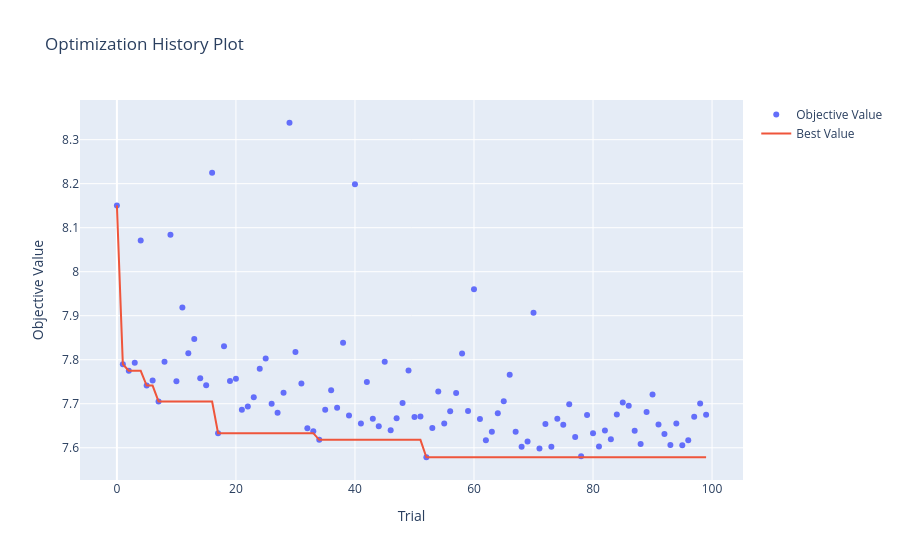
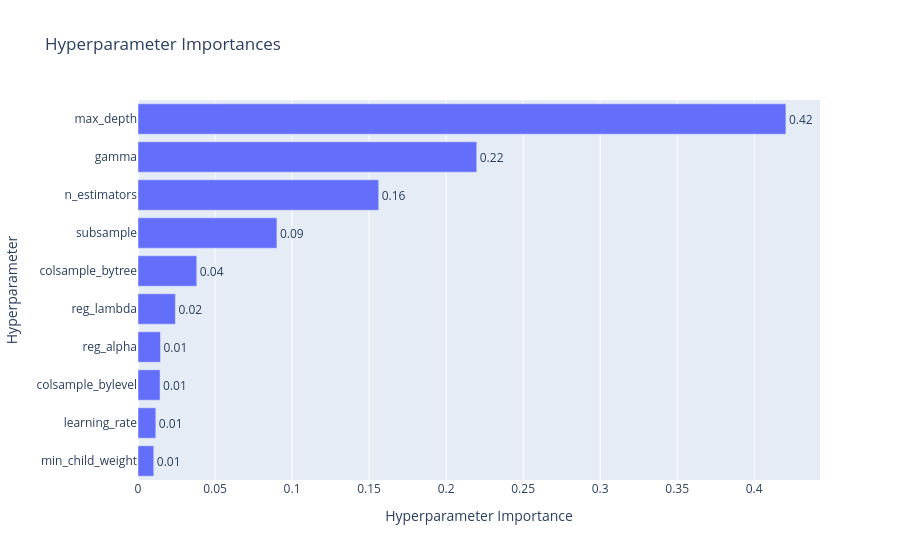

Notebook source saved alongside these figures, in order:
### Code cell
import plotly
# Visualisation
optuna.visualization.plot_optimization_history(study).show()
optuna.visualization.plot_param_importances(study).show()

### Figure 1 — Plotly figure (JSON) as saved in the notebook; plotly's stock layout.template omitted (floating-point values rounded to 4 significant figures)
{"data": [{"mode": "markers", "name": "Objective Value", "type": "scatter", "x": [0, 1, 2, 3, 4, 5, 6, 7, 8, 9, 10, 11, 12, 13, 14, 15, 16, 17, 18, 19, 20, 21, 22, 23, 24, 25, 26, 27, 28, 29, 30, 31, 32, 33, 34, 35, 36, 37, 38, 39, 40, 41, 42, 43, 44, 45, 46, 47, 48, 49, 50, 51, 52, 53, 54, 55, 56, 57, 58, 59, 60, 61, 62, 63, 64, 65, 66, 67, 68, 69, 70, 71, 72, 73, 74, 75, 76, 77, 78, 79, 80, 81, 82, 83, 84, 85, 86, 87, 88, 89, 90, 91, 92, 93, 94, 95, 96, 97, 98, 99], "y": [8.151, 7.79, 7.775, 7.793, 8.071, 7.741, 7.753, 7.705, 7.795, 8.084, 7.751, 7.919, 7.815, 7.847, 7.758, 7.742, 8.225, 7.633, 7.83, 7.751, 7.757, 7.686, 7.694, 7.715, 7.779, 7.803, 7.7, 7.68, 7.725, 8.338, 7.817, 7.746, 7.644, 7.638, 7.618, 7.686, 7.731, 7.691, 7.838, 7.673, 8.199, 7.655, 7.749, 7.666, 7.649, 7.795, 7.64, 7.667, 7.702, 7.776, 7.67, 7.671, 7.578, 7.645, 7.728, 7.655, 7.683, 7.725, 7.814, 7.683, 7.96, 7.665, 7.617, 7.636, 7.678, 7.706, 7.766, 7.636, 7.603, 7.614, 7.907, 7.598, 7.654, 7.602, 7.666, 7.652, 7.699, 7.624, 7.581, 7.674, 7.633, 7.603, 7.639, 7.619, 7.676, 7.703, 7.695, 7.638, 7.608, 7.681, 7.721, 7.653, 7.631, 7.606, 7.655, 7.605, 7.617, 7.671, 7.701, 7.675]}, {"mode": "lines", "name": "Best Value", "type": "scatter", "x": [0, 1, 2, 3, 4, 5, 6, 7, 8, 9, 10, 11, 12, 13, 14, 15, 16, 17, 18, 19, 20, 21, 22, 23, 24, 25, 26, 27, 28, 29, 30, 31, 32, 33, 34, 35, 36, 37, 38, 39, 40, 41, 42, 43, 44, 45, 46, 47, 48, 49, 50, 51, 52, 53, 54, 55, 56, 57, 58, 59, 60, 61, 62, 63, 64, 65, 66, 67, 68, 69, 70, 71, 72, 73, 74, 75, 76, 77, 78, 79, 80, 81, 82, 83, 84, 85, 86, 87, 88, 89, 90, 91, 92, 93, 94, 95, 96, 97, 98, 99], "y": [8.151, 7.79, 7.775, 7.775, 7.775, 7.741, 7.741, 7.705, 7.705, 7.705, 7.705, 7.705, 7.705, 7.705, 7.705, 7.705, 7.705, 7.633, 7.633, 7.633, 7.633, 7.633, 7.633, 7.633, 7.633, 7.633, 7.633, 7.633, 7.633, 7.633, 7.633, 7.633, 7.633, 7.633, 7.618, 7.618, 7.618, 7.618, 7.618, 7.618, 7.618, 7.618, 7.618, 7.618, 7.618, 7.618, 7.618, 7.618, 7.618, 7.618, 7.618, 7.618, 7.578, 7.578, 7.578, 7.578, 7.578, 7.578, 7.578, 7.578, 7.578, 7.578, 7.578, 7.578, 7.578, 7.578, 7.578, 7.578, 7.578, 7.578, 7.578, 7.578, 7.578, 7.578, 7.578, 7.578, 7.578, 7.578, 7.578, 7.578, 7.578, 7.578, 7.578, 7.578, 7.578, 7.578, 7.578, 7.578, 7.578, 7.578, 7.578, 7.578, 7.578, 7.578, 7.578, 7.578, 7.578, 7.578, 7.578, 7.578]}, {"marker": {"color": "#cccccc"}, "mode": "markers", "name": "Infeasible Trial", "showlegend": false, "type": "scatter", "x": [], "y": []}], "layout": {"title": {"text": "Optimization History Plot"}, "xaxis": {"title": {"text": "Trial"}}, "yaxis": {"title": {"text": "Objective Value"}}}}

### Figure 2 — Plotly figure (JSON) as saved in the notebook; plotly's stock layout.template omitted (floating-point values rounded to 4 significant figures)
{"data": [{"cliponaxis": false, "hovertemplate": ["min_child_weight (IntDistribution): 0.010238451225052358<extra></extra>", "learning_rate (FloatDistribution): 0.011562725266634865<extra></extra>", "colsample_bylevel (FloatDistribution): 0.014313396143644153<extra></extra>", "reg_alpha (FloatDistribution): 0.014604145233574284<extra></extra>", "reg_lambda (FloatDistribution): 0.02427460934192055<extra></extra>", "colsample_bytree (FloatDistribution): 0.038145808848979175<extra></extra>", "subsample (FloatDistribution): 0.09016281998612796<extra></extra>", "n_estimators (IntDistribution): 0.15624322766768484<extra></extra>", "gamma (FloatDistribution): 0.219886675882963<extra></extra>", "max_depth (IntDistribution): 0.4205681404034187<extra></extra>"], "name": "Objective Value", "orientation": "h", "text": ["0.01", "0.01", "0.01", "0.01", "0.02", "0.04", "0.09", "0.16", "0.22", "0.42"], "textposition": "outside", "type": "bar", "x": [0.01024, 0.01156, 0.01431, 0.0146, 0.02427, 0.03815, 0.09016, 0.1562, 0.2199, 0.4206], "y": ["min_child_weight", "learning_rate", "colsample_bylevel", "reg_alpha", "reg_lambda", "colsample_bytree", "subsample", "n_estimators", "gamma", "max_depth"]}], "layout": {"title": {"text": "Hyperparameter Importances"}, "xaxis": {"title": {"text": "Hyperparameter Importance"}}, "yaxis": {"title": {"text": "Hyperparameter"}}}}
